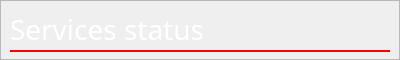
     <widget class="QFrame" name="p_status_title">
      <property name="geometry">
       <rect>
        <x>0</x>
        <y>0</y>
        <width>400</width>
        <height>60</height>
       </rect>
      </property>
      <property name="frameShape">
       <enum>QFrame::StyledPanel</enum>
      </property>
      <property name="frameShadow">
       <enum>QFrame::Raised</enum>
      </property>
      <widget class="QLabel" name="label_38">
       <property name="geometry">
        <rect>
         <x>10</x>
         <y>10</y>
         <width>330</width>
         <height>40</height>
        </rect>
       </property>
       <property name="font">
        <font>
         <family>Bahnschrift SemiLight</family>
         <pointsize>21</pointsize>
        </font>
       </property>
       <property name="styleSheet">
        <string notr="true">color:white;</string>
       </property>
       <property name="text">
        <string>Services status</string>
       </property>
       <property name="alignment">
        <set>Qt::AlignLeading|Qt::AlignLeft|Qt::AlignTop</set>
       </property>
      </widget>
      <widget class="Line" name="line_11">
       <property name="geometry">
        <rect>
         <x>10</x>
         <y>50</y>
         <width>380</width>
         <height>2</height>
        </rect>
       </property>
       <property name="styleSheet">
        <string notr="true">background:red;
border:none;</string>
       </property>
       <property name="frameShadow">
        <enum>QFrame::Plain</enum>
       </property>
       <property name="orientation">
        <enum>Qt::Horizontal</enum>
       </property>
      </widget>
      <widget class="QPushButton" name="bearing_statusRefreshButton">
       <property name="geometry">
        <rect>
         <x>350</x>
         <y>10</y>
         <width>40</width>
         <height>40</height>
        </rect>
       </property>
       <property name="styleSheet">
        <string notr="true">border:none;
background:none;</string>
       </property>
       <property name="text">
        <string/>
       </property>
       <property name="icon">
        <iconset>
         <normaloff>../../Recursos/png-defaults/fi-rr-refresh.png</normaloff>../../Recursos/png-defaults/fi-rr-refresh.png</iconset>
       </property>
       <property name="iconSize">
        <size>
         <width>24</width>
         <height>24</height>
        </size>
       </property>
      </widget>
     </widget>
